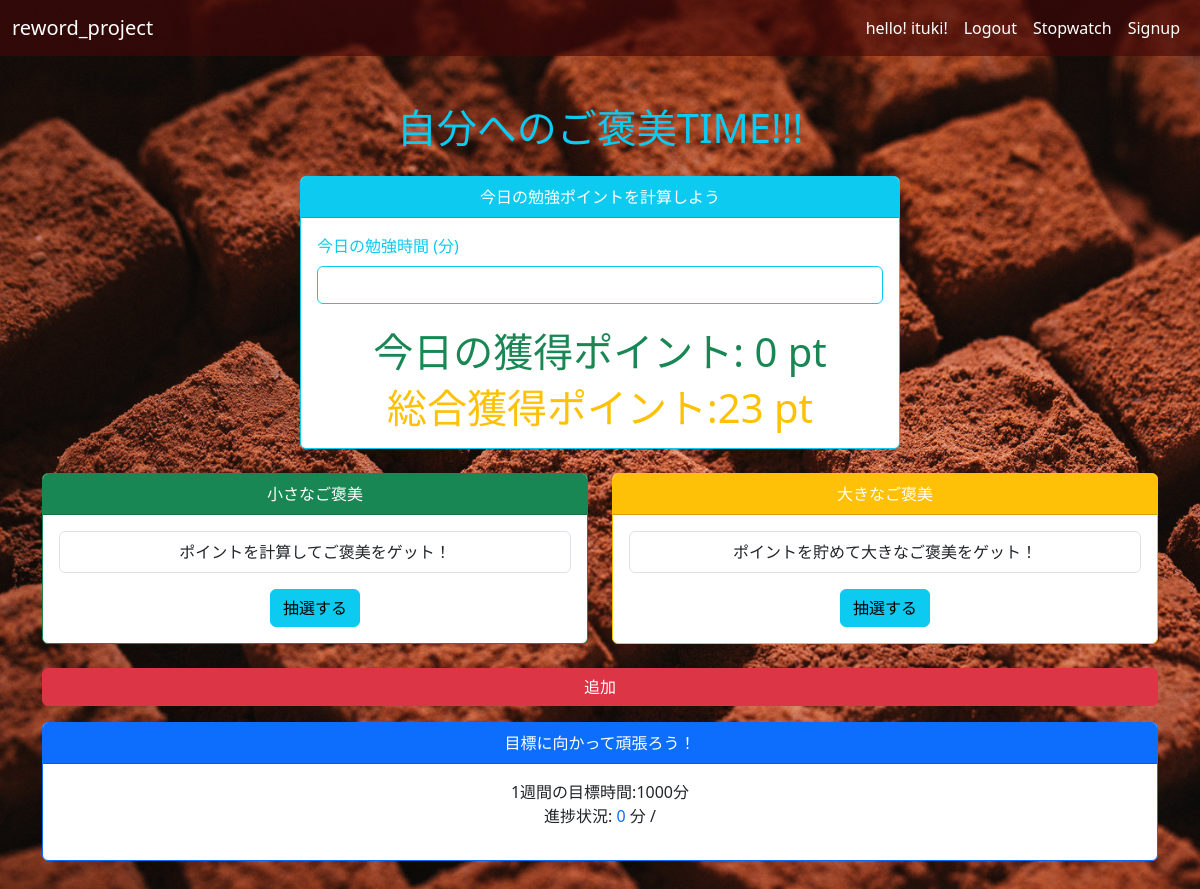
/ (signed in), run on an earlier commit of the app's database.
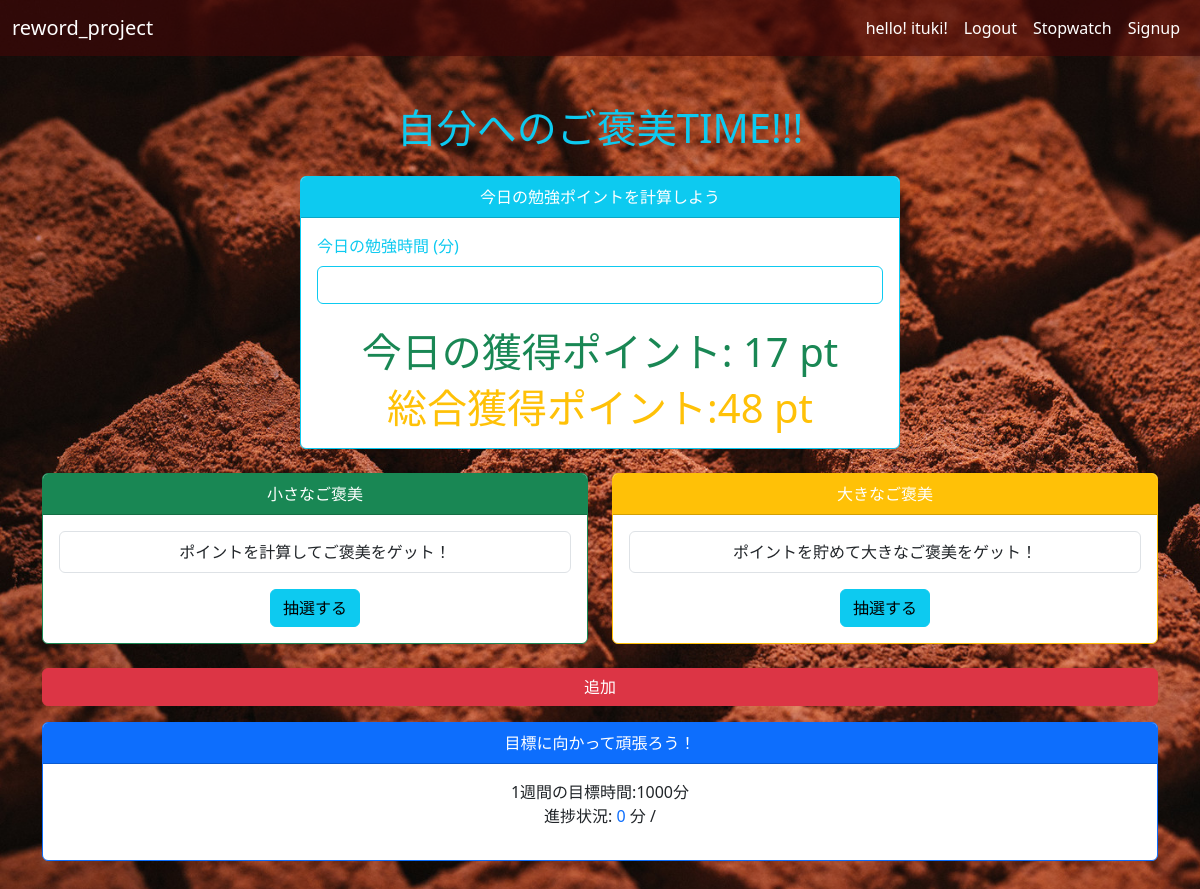
And on a later commit of the database.
### app.py (models this page shows)
class User(UserMixin, db.Model):
    id = db.Column(db.Integer, primary_key=True, unique=True) #primaryは連番かつ一意な値 データベースの**主キー（primary key）**として設定されたフィールドが、各レコードごとに一意な（他のレコードと重複しない）値を持ち、さらにその値が連続して増加することを指します。以下に詳しく説明します。
    name = db.Column(db.String(30), nullable=False)
    mail_address = db.Column(db.String(140), nullable=False, unique=True) #uniqueデータベースのフィールドに対して一意制約を設けるためのオプションです。これにより、そのフィールドの値が他のレコードと重複しないように強制されます
    password = db.Column(db.String(120)) #hash化する可能性ある１２０

class UserPoints(db.Model):
    id = db.Column(db.Integer, primary_key=True)
    points = db.Column(db.Integer, default=0)
    user_id = db.Column(db.Integer)

class UserPointsHistory(db.Model):
    id = db.Column(db.Integer, primary_key=True)
    points = db.Column(db.Integer, default=0)
    user_id = db.Column(db.Integer)
    created_at = db.Column(db.DateTime, default=datetime.now())

### app.py (the view)
@app.route('/')
@login_required
def Home():
    small_reword_arr = []
    big_reword_arr = []
    user_id = current_user.get_id()
    total_points = UserPoints.query.filter(UserPoints.user_id==user_id).first()
    small_reword = Reword.query.filter(Reword.reword_kind == 0)
    today_points = UserPointsHistory.query.filter(UserPointsHistory.user_id==user_id, UserPointsHistory.created_at >= datetime.now().date(), UserPointsHistory.created_at < datetime.now().date() +timedelta(days=1)).first()
    for data in small_reword:
        small_reword_arr.append(data.name)
    big_reword = Reword.query.filter(Reword.reword_kind == 1)
    for data in big_reword:
        big_reword_arr.append(data.name)
        return render_template(
        'home/index.html',
        small_reword=json.dumps(small_reword_arr),
        big_reword=big_reword_arr,
        today_points=today_points,
        total_points=total_points)

### app.py (called while the page is built)
@login_manager.user_loader
def load_user(id):
    return User.query.get(int(id))

### templates/home/index.html (shortened to what this page needs)
<!DOCTYPE html>
<html lang="ja">
<head>
    <link rel="stylesheet" href="{{ url_for('static', filename='css/bootstrap.min.css')}}">
    <link href="https://cdn.jsdelivr.net/npm/bootstrap@5.3.1/dist/css/bootstrap.min.css" rel="stylesheet">
</head>
<body class="bg-light">
    {% extends "common/header.html" %}
    {% block content %}
    <div class="container my-5">
        <h1 class="text-center mb-4 text-info">自分へのご褒美TIME!!!</h1>
        <div class="card border-info mx-auto mb-4" style="max-width: 600px;">
            <div class="card-header text-center bg-info text-white">
                今日の勉強ポイントを計算しよう
            </div>
            <div class="card-body">
                <div id="studyTimeContainer" class="mb-4">
                    <label for="studyTime" class="form-label text-info">今日の勉強時間 (分)</label>
                    <input type="text" class="form-control border-info" id="studyTime" readonly>
                </div>
                <div class="text-center">
                    <div class="display-6 text-success mb-2">
                        今日の獲得ポイント: <span>{% if today_points %}{{today_points.points}}{% else %}0{% endif %}</span> pt
                    </div>
                    <div class="display-6 text-warning">
                        総合獲得ポイント:<span>{% if total_points %}{{total_points.points}}{% else %}0{% endif %}</span> pt
                    </div>
                </div>
            </div>
        </div>
        <div class="row">
            <div class="col-md-6">
                <div class="card border-success mb-4">
                    <div class="card-header text-center bg-success text-white">
                        小さなご褒美
                    </div>
                    <div class="card-body text-center">
                        <div class="list-group">
                            <div id="smallReword" class="list-group-item text-center">ポイントを計算してご褒美をゲット！</div>
                        </div>
                        <div class="mt-3">
                            <button class="btn btn-info w-30" onclick="fetchSmallRewords()">抽選する</button>
                        </div>
                    </div>
                </div>
            </div>
            <div class="col-md-6">
                <div class="card border-warning mb-4">
                    <div class="card-header text-center bg-warning text-white">
                        大きなご褒美
                    </div>
                    <div class="card-body text-center">
                        <div id="largeReward" class="list-group">
                            <div class="list-group-item text-center">ポイントを貯めて大きなご褒美をゲット！</div>
                        </div>
                        <div class="mt-3">
                            <button class="btn btn-info w-30" onclick="calculatePoints()">抽選する</button>
                        </div>
                    </div>
                </div>
            </div>
        </div>
        <a href="{{url_for('add_get')}}">
            <div class="mb-3"><button class="btn btn-danger col-12 text-white mgtext-center" type="button">追加</button>
            </div>
        </a>
        <div class="card border-primary">
            <div class="card-header text-center bg-primary text-white">
                目標に向かって頑張ろう！
            </div>
            <div class="card-body text-center">
                <p class="mb-0">1週間の目標時間:1000分 <strong></strong></p>
                <p>進捗状況: <span id="elapsedTime" class="text-primary"></span> 分 / </p>
            </div>
        </div>
    </div>
    {% endblock %}

### templates/common/header.html (shortened to what this page needs)
<header>
    <nav class="navbar navbar-expand-lg" style="background-color: #4207079d;">
        <div class="container-fluid">
            <a class="navbar-brand" href="{{ url_for('Home') }}" style="color: #ffffff;">reword_project</a>
            <div class="collapse navbar-collapse" id="navbarNav">
                <ul class="navbar-nav ms-auto">
                    {% if current_user.is_authenticated %}
                    <li class="nav-item">
                        <a class="nav-link" href="#" style="color: #ffffff;">hello! {{ current_user.name }}!</a>
                    </li>
                    <li class="nav-item">
                        <a class="nav-link btn btn-outline-danger" href="{{ url_for('logout') }}" style="border-color: #ffffff; color: #ffffff;">Logout</a>
                    </li>
                    {% endif %}
                    <li class="nav-item">
                        <a class="nav-link" href="{{ url_for('stopwatch') }}" style="color: #ffffff; border-color: #ffffff;">Stopwatch</a>
                    </li>
                    <li class="nav-item">
                        <a class="nav-link" href="{{ url_for('signup') }}" style="color: #ffffff;">Signup</a>
                    </li>
                </ul>
            </div>
        </div>
    </nav>
</header>
    {% block content %}{% endblock %}

### templates/home/index.html (style rules this page uses)
body { background-image: url("/static/images/reword.jpg"); background-size: cover; }

What changed in the data, as far as the page shows it:
added UserPointsHistory: points "17"
changed UserPoints: points "23" → "48"
Also different on the page:
text no longer shown: "0"
